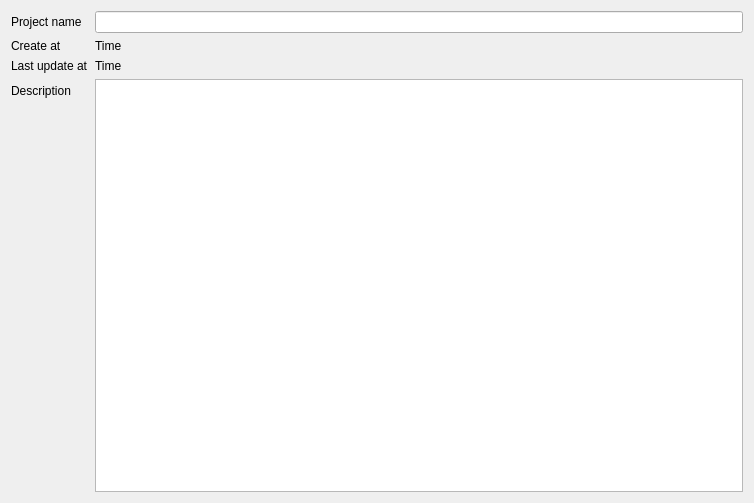
<?xml version="1.0" encoding="UTF-8"?>
<ui version="4.0">
 <class>ProjectInforSetting</class>
 <widget class="QWidget" name="ProjectInforSetting">
  <property name="geometry">
   <rect>
    <x>0</x>
    <y>0</y>
    <width>754</width>
    <height>503</height>
   </rect>
  </property>
  <property name="windowTitle">
   <string>Form</string>
  </property>
  <layout class="QVBoxLayout" name="verticalLayout">
   <item>
    <layout class="QFormLayout" name="formLayout">
     <item row="0" column="0">
      <widget class="QLabel" name="label">
       <property name="text">
        <string>Project name</string>
       </property>
      </widget>
     </item>
     <item row="1" column="0">
      <widget class="QLabel" name="label_2">
       <property name="text">
        <string>Create at</string>
       </property>
      </widget>
     </item>
     <item row="0" column="1">
      <widget class="QLineEdit" name="ledit_project_name"/>
     </item>
     <item row="1" column="1">
      <widget class="QLabel" name="lb_create_at">
       <property name="text">
        <string>Time</string>
       </property>
      </widget>
     </item>
     <item row="2" column="0">
      <widget class="QLabel" name="label_3">
       <property name="text">
        <string>Last update at</string>
       </property>
      </widget>
     </item>
     <item row="3" column="0">
      <widget class="QLabel" name="label_4">
       <property name="text">
        <string>Description</string>
       </property>
      </widget>
     </item>
     <item row="3" column="1">
      <widget class="QPlainTextEdit" name="plainText_description"/>
     </item>
     <item row="2" column="1">
      <widget class="QLabel" name="lb_update_at">
       <property name="text">
        <string>Time</string>
       </property>
      </widget>
     </item>
    </layout>
   </item>
  </layout>
 </widget>
 <resources/>
 <connections/>
</ui>
